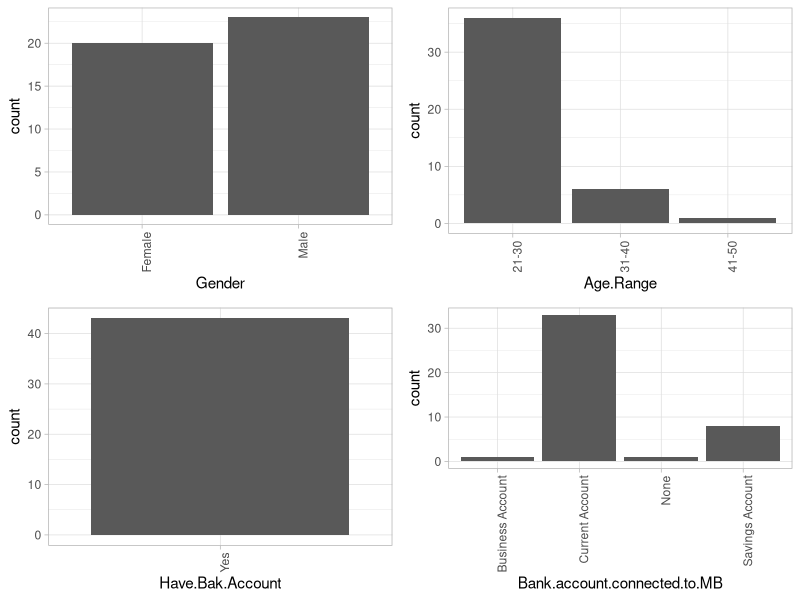
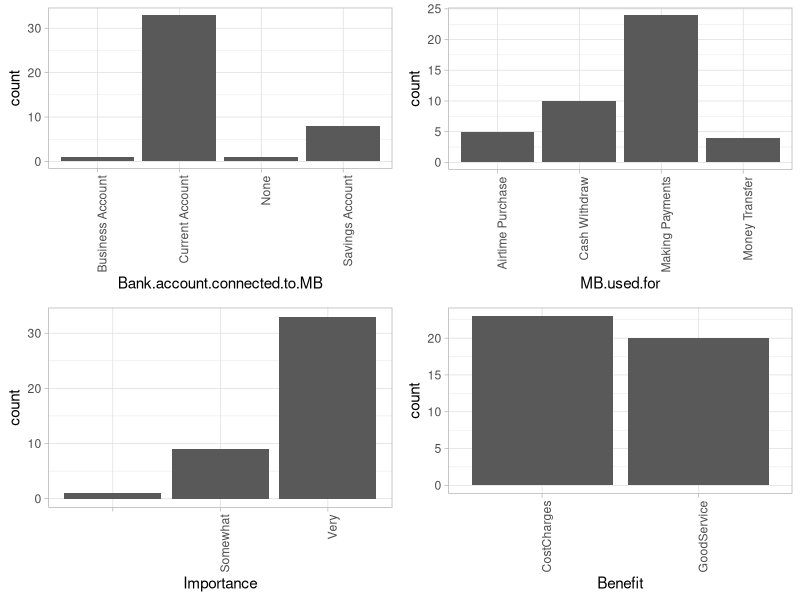
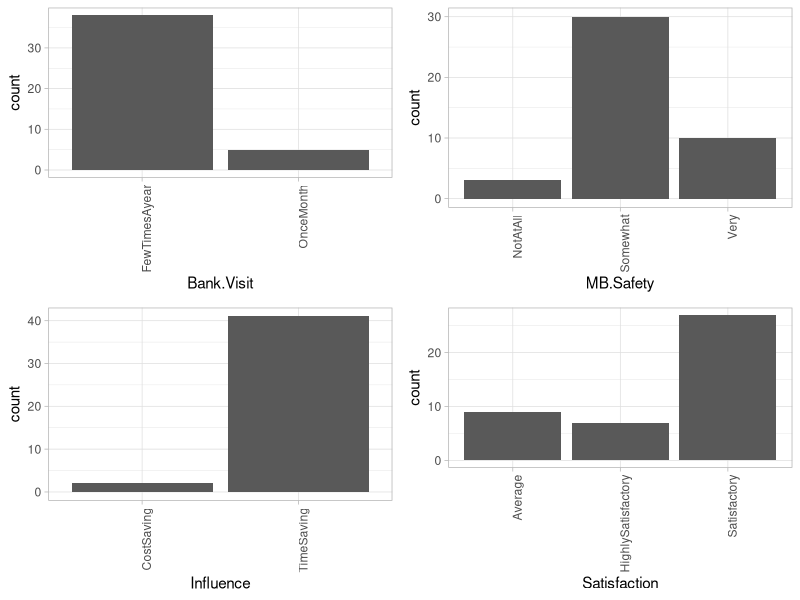
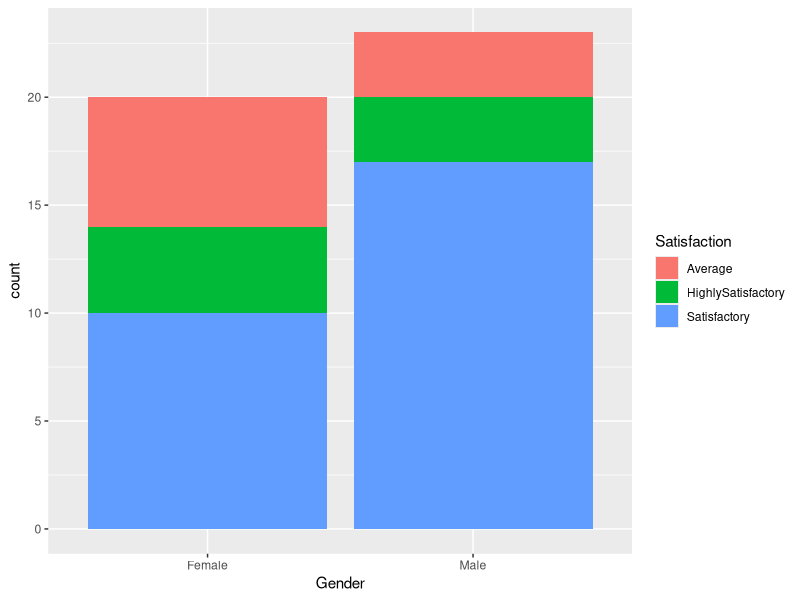
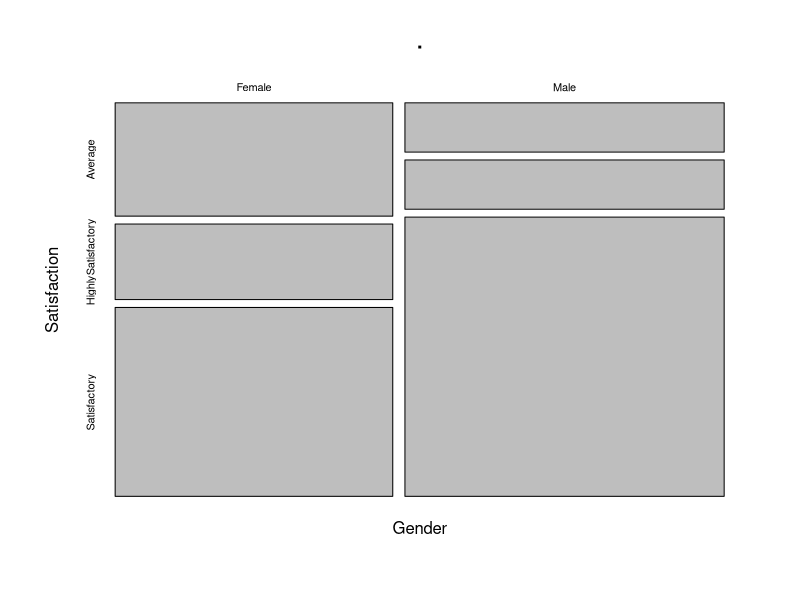
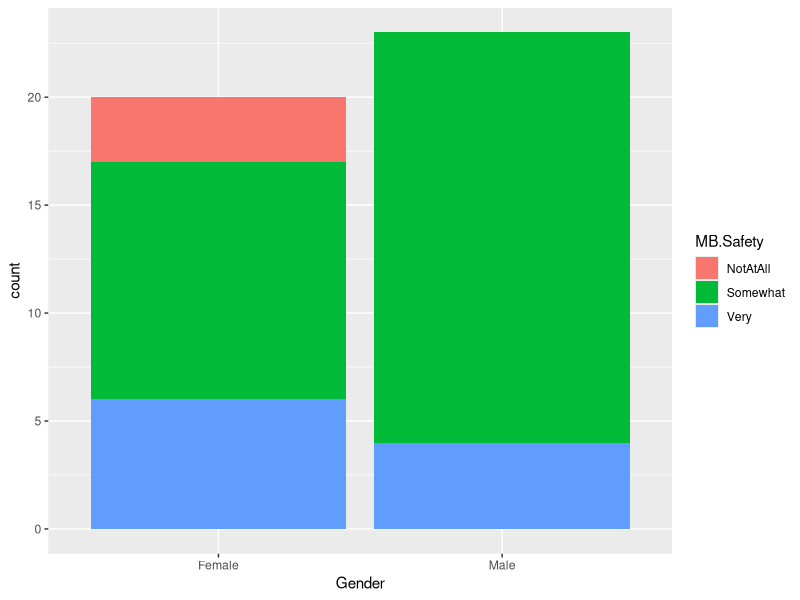

The R script that drew these images, in order:
## ---- chunk 1
knitr::opts_chunk$set(echo = TRUE)
## ---- chunk 2
#Loading Data into R  toc_depth: 2
mobileBanking.Df <- read.csv("Mobile Banking in Kenya.csv", header = TRUE, stringsAsFactors = FALSE )
mobileBanking.Df <- mobileBanking.Df[,-1] #Remove the number column which is Irrelevant

## ---- chunk 3
 #Load required packages or install if not present.----
load.libraries <- c('data.table','tidyverse','gridExtra', 'corrplot', 'GGally', 'ggplot2', 'e1071', 'dplyr')
install.lib <- load.libraries[!load.libraries %in% installed.packages()]

for(libs in install.lib) install.packages(libs, dependences = TRUE)

#Load libraries and flag TRUE
sapply(load.libraries, require, character = TRUE)

## ---- chunk 4
#library(kableExtra)
#Load libraries and flag TRUE
sapply(load.libraries, require, character = TRUE)
## ---- chunk 5

dim(mobileBanking.Df)
## ---- chunk 6
#Check Categorical VS Numeric Characters----
cat_vars <- names(mobileBanking.Df)[which(sapply(mobileBanking.Df, is.character))]
cat_vars
            #cat_vars <- c(cat_vars, 'BedroomAbvGr', 'HalfBath', ' KitchenAbvGr','BsmtFullBath', 'BsmtHalfBath', 'MSSubClass')

numeric_vars <- names(mobileBanking.Df)[which(sapply(mobileBanking.Df, is.numeric))]
numeric_vars

## ---- chunk 7
#Checking data for any missing values
colSums(sapply(mobileBanking.Df, is.na))
## ---- chunk 8
#Data Summary----
summary(mobileBanking.Df)
## ---- chunk 9

####Convert character to factors----
setDT(mobileBanking.Df)[,(cat_vars) := lapply(.SD, as.factor), .SDcols = cat_vars]

mobileBanking.Df_cat <- mobileBanking.Df[,.SD, .SDcols = cat_vars]
    ##mobileBanking.Df_cont <- mobileBanking.Df[,.SD,.SDcols = numeric_vars]

#Functions for Plots---

plotHist <- function(data_in, i) {
  data <- data.frame(x=data_in[[i]])
  p <- ggplot(data=data, aes(x=factor(x))) + stat_count() + xlab(colnames(data_in)[i]) + theme_light() + 
    theme(axis.text.x = element_text(angle = 90, hjust =1))
  return (p)
}

doPlots <- function(data_in, fun, ii, ncol=3) {
  pp <- list()
  for (i in ii) {
    p <- fun(data_in=data_in, i=i)
    pp <- c(pp, list(p))
  }
  do.call("grid.arrange", c(pp, ncol=ncol))
}

plotDen <- function(data_in, i){
  data <- data.frame(x=data_in[[i]], SalePrice = data_in$SalePrice)
  p <- ggplot(data= data) + geom_line(aes(x = x), stat = 'density', size = 1,alpha = 1.0) +
    xlab(paste0((colnames(data_in)[i]), '\n', 'Skewness: ',round(skewness(data_in[[i]], na.rm = TRUE), 2))) + theme_light() 
  return(p)
  
}

## ---- chunk 10
#Plotting categorical values----
#Bar plots
doPlots(mobileBanking.Df_cat, fun = plotHist, ii = 1:4, ncol = 2)

# ##TO DO EXPLAIN -------
# 
# #Histograms
# doPlots(mobileBanking.Df_cat, fun = plotHist, ii  = 4:7, ncol = 2)
# 
# ##TO DO EXPLAIN -------
# 
# #Bar plots
# doPlots(mobileBanking.Df_cat, fun = plotHist, ii = 8:11, ncol = 2)
# 
# ##TO DO EXPLAIN -------

## ---- chunk 11
#Plotting categorical values----
#Bar plots
#doPlots(mobileBanking.Df_cat, fun = plotHist, ii = 1:4, ncol = 2)

# ##TO DO EXPLAIN -------
# 
# #Histograms
 doPlots(mobileBanking.Df_cat, fun = plotHist, ii  = 4:7, ncol = 2)
# 
# ##TO DO EXPLAIN -------
# 
# #Bar plots
# doPlots(mobileBanking.Df_cat, fun = plotHist, ii = 8:11, ncol = 2)
# 
# ##TO DO EXPLAIN -------

## ---- chunk 12
#Plotting categorical values----
#Bar plots
#doPlots(mobileBanking.Df_cat, fun = plotHist, ii = 1:4, ncol = 2)

# ##TO DO EXPLAIN -------
# 
# #Histograms
# doPlots(mobileBanking.Df_cat, fun = plotHist, ii  = 4:7, ncol = 2)
# 
# ##TO DO EXPLAIN -------
# 
# #Bar plots
 doPlots(mobileBanking.Df_cat, fun = plotHist, ii = 8:11, ncol = 2)
# 
# ##TO DO EXPLAIN -------

## ---- chunk 13
#ggplot(mobileBanking.Df, aes(x = Gender, fill = Have.Bak.Account)) + geom_bar()

# xtabs(~ Gender + Satisfaction, data = mobileBanking.Df)
ggplot(mobileBanking.Df, aes(x = Gender, fill = Satisfaction)) +  geom_bar()
# 
# xtabs(~ Gender + MB.used.for, data = mobileBanking.Df)
# xtabs(~ Gender + MB.Safety, data = mobileBanking.Df)
# xtabs(~ Gender + Age.Range, data = mobileBanking.Df)
# xtabs(~ Age.Range + Importance, data = mobileBanking.Df)
# xtabs(~ Age.Range + Gender + Bank.Visit, data = mobileBanking.Df)
# xtabs(~ Age.Range +Gender + Influence, data = mobileBanking.Df)
# 
# 
# xtabs(~ Gender + MB.used.for, data = mobileBanking.Df)
## ---- chunk 14
#ggplot(mobileBanking.Df, aes(x = Gender, fill = Have.Bak.Account)) + geom_bar()

# 
xtabs(~ Gender + Satisfaction, data = mobileBanking.Df) %>%  mosaicplot()
ggplot(mobileBanking.Df, aes(x = Gender, fill = MB.Safety)) +  geom_bar()
# 
# xtabs(~ Gender + MB.used.for, data = mobileBanking.Df)
# xtabs(~ Gender + MB.Safety, data = mobileBanking.Df)
# xtabs(~ Gender + Age.Range, data = mobileBanking.Df)
# xtabs(~ Age.Range + Importance, data = mobileBanking.Df)
# xtabs(~ Age.Range + Gender + Bank.Visit, data = mobileBanking.Df)
# xtabs(~ Age.Range +Gender + Influence, data = mobileBanking.Df)
# 
# 
# xtabs(~ Gender + MB.used.for, data = mobileBanking.Df)
